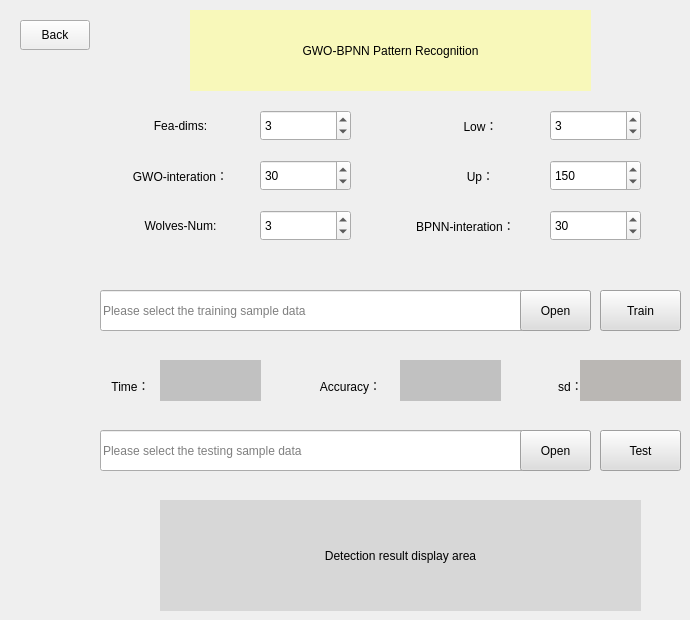
   <widget class="QWidget" name="page_3">
    <widget class="QPushButton" name="pushButton_10">
     <property name="geometry">
      <rect>
       <x>20</x>
       <y>20</y>
       <width>70</width>
       <height>30</height>
      </rect>
     </property>
     <property name="styleSheet">
      <string notr="true">font: 10pt &quot;Times New Roman&quot;;</string>
     </property>
     <property name="text">
      <string>Back</string>
     </property>
    </widget>
    <widget class="QLabel" name="gwo_test_res">
     <property name="geometry">
      <rect>
       <x>160</x>
       <y>500</y>
       <width>481</width>
       <height>111</height>
      </rect>
     </property>
     <property name="styleSheet">
      <string notr="true">font: 11pt &quot;Times New Roman&quot;;
background-color: rgb(215, 215, 215);</string>
     </property>
     <property name="text">
      <string>Detection result display area</string>
     </property>
     <property name="alignment">
      <set>Qt::AlignCenter</set>
     </property>
    </widget>
    <widget class="QLabel" name="label_51">
     <property name="geometry">
      <rect>
       <x>290</x>
       <y>370</y>
       <width>121</width>
       <height>31</height>
      </rect>
     </property>
     <property name="styleSheet">
      <string notr="true">font: 75 12pt &quot;Times New Roman&quot;;</string>
     </property>
     <property name="text">
      <string>Accuracy：</string>
     </property>
     <property name="alignment">
      <set>Qt::AlignCenter</set>
     </property>
    </widget>
    <widget class="QSpinBox" name="gwo_num">
     <property name="geometry">
      <rect>
       <x>260</x>
       <y>210</y>
       <width>91</width>
       <height>31</height>
      </rect>
     </property>
     <property name="styleSheet">
      <string notr="true">font: 11pt &quot;Times New Roman&quot;;</string>
     </property>
     <property name="minimum">
      <number>2</number>
     </property>
     <property name="maximum">
      <number>1000</number>
     </property>
     <property name="value">
      <number>3</number>
     </property>
    </widget>
    <widget class="QLabel" name="label_52">
     <property name="geometry">
      <rect>
       <x>90</x>
       <y>200</y>
       <width>181</width>
       <height>51</height>
      </rect>
     </property>
     <property name="styleSheet">
      <string notr="true">font: 75 12pt &quot;Times New Roman&quot;;</string>
     </property>
     <property name="text">
      <string>Wolves-Num:</string>
     </property>
     <property name="alignment">
      <set>Qt::AlignCenter</set>
     </property>
    </widget>
    <widget class="QLineEdit" name="gwo_testfile_path">
     <property name="geometry">
      <rect>
       <x>100</x>
       <y>430</y>
       <width>491</width>
       <height>41</height>
      </rect>
     </property>
     <property name="styleSheet">
      <string notr="true">font: 12pt &quot;Times New Roman&quot;;</string>
     </property>
     <property name="placeholderText">
      <string>Please select the testing sample data</string>
     </property>
    </widget>
    <widget class="QSpinBox" name="gwo_interation">
     <property name="geometry">
      <rect>
       <x>260</x>
       <y>160</y>
       <width>91</width>
       <height>31</height>
      </rect>
     </property>
     <property name="styleSheet">
      <string notr="true">font: 11pt &quot;Times New Roman&quot;;</string>
     </property>
     <property name="minimum">
      <number>2</number>
     </property>
     <property name="maximum">
      <number>1000</number>
     </property>
     <property name="value">
      <number>30</number>
     </property>
    </widget>
    <widget class="QLineEdit" name="gwo_trainfile_path">
     <property name="geometry">
      <rect>
       <x>100</x>
       <y>290</y>
       <width>491</width>
       <height>41</height>
      </rect>
     </property>
     <property name="styleSheet">
      <string notr="true">font: 12pt &quot;Times New Roman&quot;;</string>
     </property>
     <property name="placeholderText">
      <string>Please select the training sample data</string>
     </property>
    </widget>
    <widget class="QPushButton" name="pushButton_57">
     <property name="geometry">
      <rect>
       <x>600</x>
       <y>430</y>
       <width>81</width>
       <height>41</height>
      </rect>
     </property>
     <property name="styleSheet">
      <string notr="true">background-color: rgb(222, 222, 222);
font: 11pt &quot;Times New Roman&quot;;</string>
     </property>
     <property name="text">
      <string>Test</string>
     </property>
    </widget>
    <widget class="QLabel" name="label_53">
     <property name="geometry">
      <rect>
       <x>90</x>
       <y>100</y>
       <width>181</width>
       <height>51</height>
      </rect>
     </property>
     <property name="styleSheet">
      <string notr="true">font: 75 12pt &quot;Times New Roman&quot;;</string>
     </property>
     <property name="text">
      <string>Fea-dims:</string>
     </property>
     <property name="alignment">
      <set>Qt::AlignCenter</set>
     </property>
    </widget>
    <widget class="QPushButton" name="pushButton_58">
     <property name="geometry">
      <rect>
       <x>520</x>
       <y>290</y>
       <width>71</width>
       <height>41</height>
      </rect>
     </property>
     <property name="styleSheet">
      <string notr="true">background-color: rgb(222, 222, 222);
font: 11pt &quot;Times New Roman&quot;;</string>
     </property>
     <property name="text">
      <string>Open</string>
     </property>
    </widget>
    <widget class="QPushButton" name="pushButton_59">
     <property name="geometry">
      <rect>
       <x>520</x>
       <y>430</y>
       <width>71</width>
       <height>41</height>
      </rect>
     </property>
     <property name="styleSheet">
      <string notr="true">background-color: rgb(222, 222, 222);
font: 11pt &quot;Times New Roman&quot;;</string>
     </property>
     <property name="text">
      <string>Open</string>
     </property>
    </widget>
    <widget class="QLabel" name="label_54">
     <property name="geometry">
      <rect>
       <x>190</x>
       <y>10</y>
       <width>401</width>
       <height>81</height>
      </rect>
     </property>
     <property name="styleSheet">
      <string notr="true">font: 12pt &quot;Times New Roman&quot;;
background-color: rgb(248, 248, 186);</string>
     </property>
     <property name="text">
      <string>GWO-BPNN Pattern Recognition</string>
     </property>
     <property name="alignment">
      <set>Qt::AlignCenter</set>
     </property>
    </widget>
    <widget class="QPushButton" name="pushButton_60">
     <property name="geometry">
      <rect>
       <x>600</x>
       <y>290</y>
       <width>81</width>
       <height>41</height>
      </rect>
     </property>
     <property name="styleSheet">
      <string notr="true">background-color: rgb(222, 222, 222);
font: 11pt &quot;Times New Roman&quot;;</string>
     </property>
     <property name="text">
      <string>Train</string>
     </property>
    </widget>
    <widget class="QLabel" name="label_55">
     <property name="geometry">
      <rect>
       <x>390</x>
       <y>150</y>
       <width>181</width>
       <height>51</height>
      </rect>
     </property>
     <property name="styleSheet">
      <string notr="true">font: 75 12pt &quot;Times New Roman&quot;;</string>
     </property>
     <property name="text">
      <string>Up：</string>
     </property>
     <property name="alignment">
      <set>Qt::AlignCenter</set>
     </property>
    </widget>
    <widget class="QLabel" name="label_56">
     <property name="geometry">
      <rect>
       <x>90</x>
       <y>150</y>
       <width>181</width>
       <height>51</height>
      </rect>
     </property>
     <property name="styleSheet">
      <string notr="true">font: 75 12pt &quot;Times New Roman&quot;;</string>
     </property>
     <property name="text">
      <string>GWO-interation：</string>
     </property>
     <property name="alignment">
      <set>Qt::AlignCenter</set>
     </property>
    </widget>
    <widget class="QLabel" name="gwo_train_res">
     <property name="geometry">
      <rect>
       <x>400</x>
       <y>360</y>
       <width>101</width>
       <height>41</height>
      </rect>
     </property>
     <property name="styleSheet">
      <string notr="true">font: 12pt &quot;Times New Roman&quot;;
background-color: rgb(193, 193, 193);</string>
     </property>
     <property name="text">
      <string/>
     </property>
     <property name="alignment">
      <set>Qt::AlignCenter</set>
     </property>
    </widget>
    <widget class="QLabel" name="label_57">
     <property name="geometry">
      <rect>
       <x>390</x>
       <y>100</y>
       <width>181</width>
       <height>51</height>
      </rect>
     </property>
     <property name="styleSheet">
      <string notr="true">font: 75 12pt &quot;Times New Roman&quot;;</string>
     </property>
     <property name="text">
      <string>Low：</string>
     </property>
     <property name="alignment">
      <set>Qt::AlignCenter</set>
     </property>
    </widget>
    <widget class="QSpinBox" name="gwo_fea">
     <property name="geometry">
      <rect>
       <x>260</x>
       <y>110</y>
       <width>91</width>
       <height>31</height>
      </rect>
     </property>
     <property name="styleSheet">
      <string notr="true">font: 11pt &quot;Times New Roman&quot;;</string>
     </property>
     <property name="minimum">
      <number>1</number>
     </property>
     <property name="value">
      <number>3</number>
     </property>
    </widget>
    <widget class="QSpinBox" name="gwo_down">
     <property name="geometry">
      <rect>
       <x>550</x>
       <y>110</y>
       <width>91</width>
       <height>31</height>
      </rect>
     </property>
     <property name="styleSheet">
      <string notr="true">font: 11pt &quot;Times New Roman&quot;;</string>
     </property>
     <property name="minimum">
      <number>2</number>
     </property>
     <property name="maximum">
      <number>1000</number>
     </property>
     <property name="value">
      <number>3</number>
     </property>
    </widget>
    <widget class="QSpinBox" name="gwo_up">
     <property name="geometry">
      <rect>
       <x>550</x>
       <y>160</y>
       <width>91</width>
       <height>31</height>
      </rect>
     </property>
     <property name="styleSheet">
      <string notr="true">font: 11pt &quot;Times New Roman&quot;;</string>
     </property>
     <property name="minimum">
      <number>2</number>
     </property>
     <property name="maximum">
      <number>1000</number>
     </property>
     <property name="value">
      <number>150</number>
     </property>
    </widget>
    <widget class="QLabel" name="label_66">
     <property name="geometry">
      <rect>
       <x>370</x>
       <y>200</y>
       <width>191</width>
       <height>51</height>
      </rect>
     </property>
     <property name="styleSheet">
      <string notr="true">font: 75 12pt &quot;Times New Roman&quot;;</string>
     </property>
     <property name="text">
      <string>BPNN-interation：</string>
     </property>
     <property name="alignment">
      <set>Qt::AlignCenter</set>
     </property>
    </widget>
    <widget class="QSpinBox" name="gwo_interation_2">
     <property name="geometry">
      <rect>
       <x>550</x>
       <y>210</y>
       <width>91</width>
       <height>31</height>
      </rect>
     </property>
     <property name="styleSheet">
      <string notr="true">font: 11pt &quot;Times New Roman&quot;;</string>
     </property>
     <property name="minimum">
      <number>2</number>
     </property>
     <property name="maximum">
      <number>1000</number>
     </property>
     <property name="value">
      <number>30</number>
     </property>
    </widget>
    <widget class="QLabel" name="gwo_train_time">
     <property name="geometry">
      <rect>
       <x>160</x>
       <y>360</y>
       <width>101</width>
       <height>41</height>
      </rect>
     </property>
     <property name="styleSheet">
      <string notr="true">font: 12pt &quot;Times New Roman&quot;;
background-color: rgb(193, 193, 193);</string>
     </property>
     <property name="text">
      <string/>
     </property>
     <property name="alignment">
      <set>Qt::AlignCenter</set>
     </property>
    </widget>
    <widget class="QLabel" name="label_74">
     <property name="geometry">
      <rect>
       <x>90</x>
       <y>370</y>
       <width>81</width>
       <height>31</height>
      </rect>
     </property>
     <property name="styleSheet">
      <string notr="true">font: 75 12pt &quot;Times New Roman&quot;;</string>
     </property>
     <property name="text">
      <string>Time：</string>
     </property>
     <property name="alignment">
      <set>Qt::AlignCenter</set>
     </property>
    </widget>
    <widget class="QLabel" name="label_82">
     <property name="geometry">
      <rect>
       <x>510</x>
       <y>370</y>
       <width>121</width>
       <height>31</height>
      </rect>
     </property>
     <property name="styleSheet">
      <string notr="true">font: 75 12pt &quot;Times New Roman&quot;;</string>
     </property>
     <property name="text">
      <string>sd：</string>
     </property>
     <property name="alignment">
      <set>Qt::AlignCenter</set>
     </property>
    </widget>
    <widget class="QLabel" name="gwo_train_sd">
     <property name="geometry">
      <rect>
       <x>580</x>
       <y>360</y>
       <width>101</width>
       <height>41</height>
      </rect>
     </property>
     <property name="styleSheet">
      <string notr="true">background-color: rgb(186, 183, 180);
font: 12pt &quot;Times New Roman&quot;;</string>
     </property>
     <property name="text">
      <string/>
     </property>
     <property name="alignment">
      <set>Qt::AlignCenter</set>
     </property>
    </widget>
   </widget>
